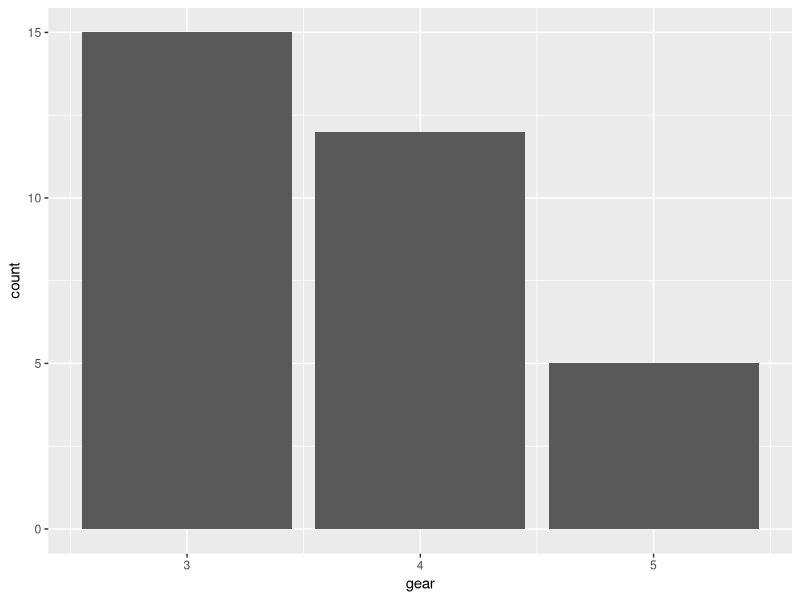
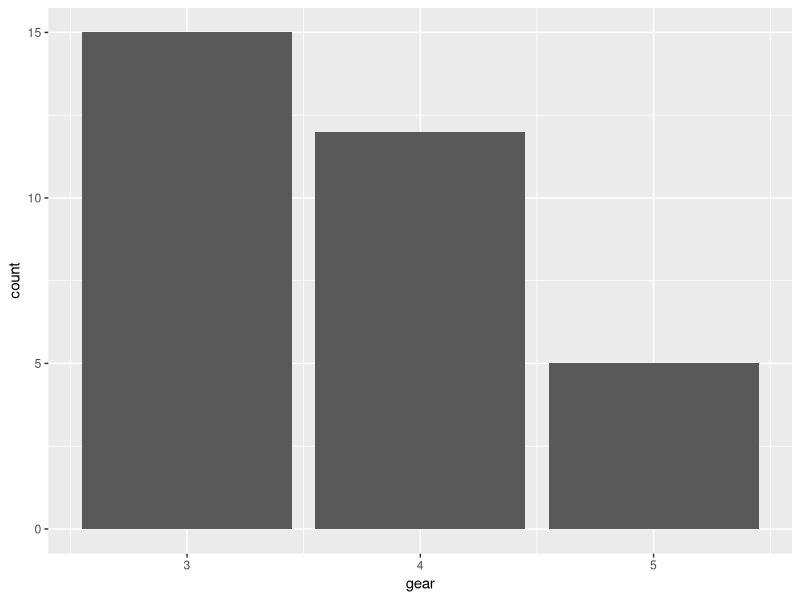
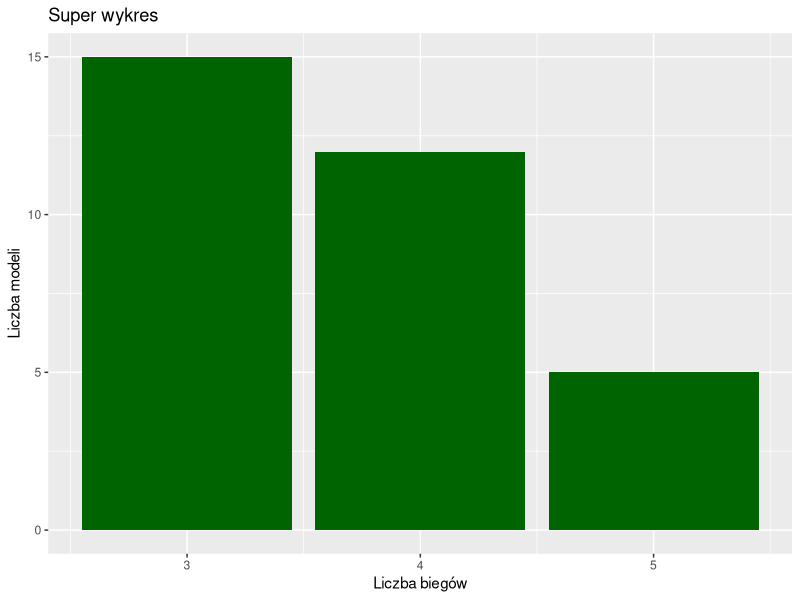
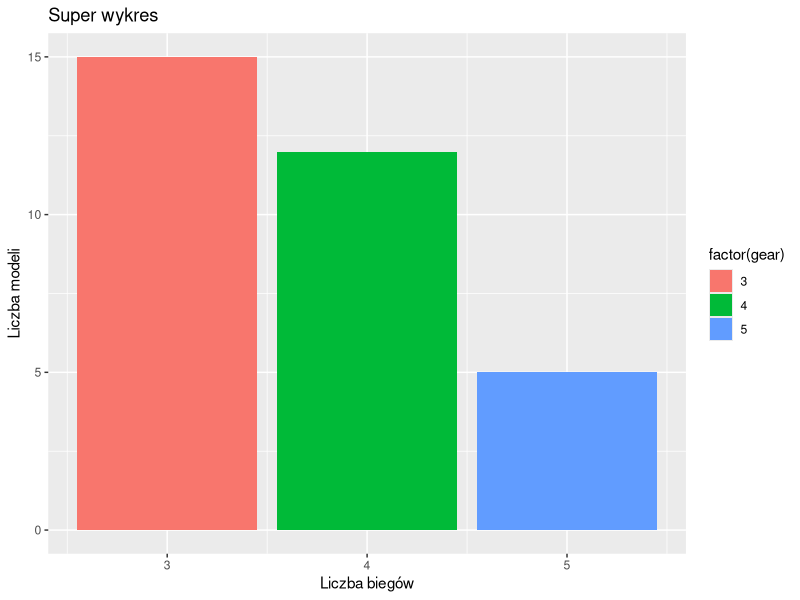
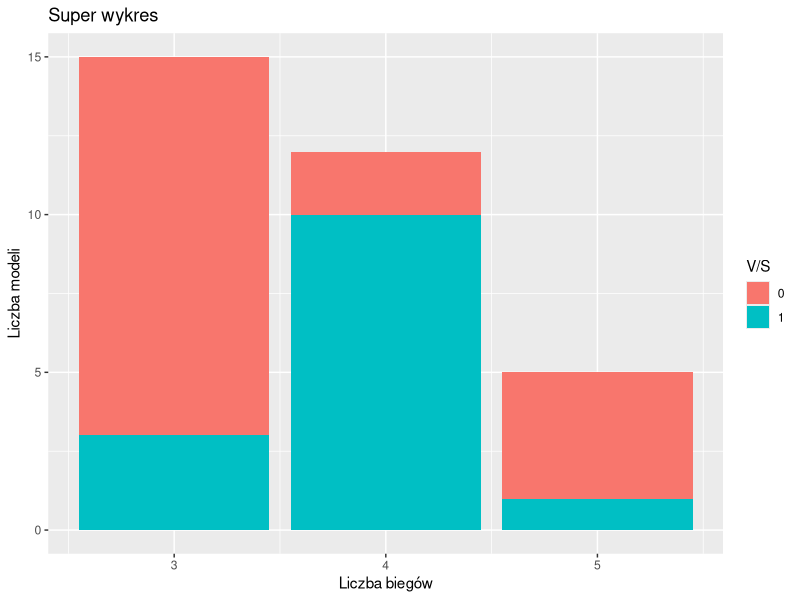
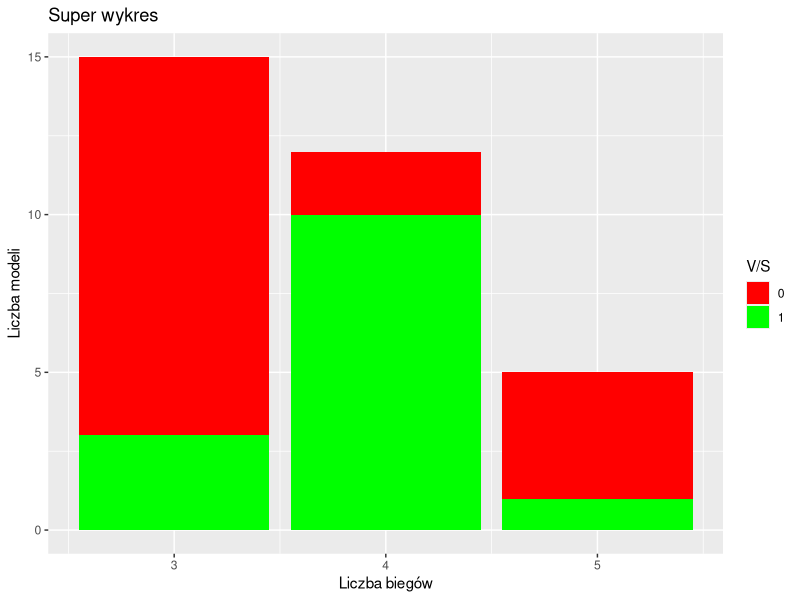
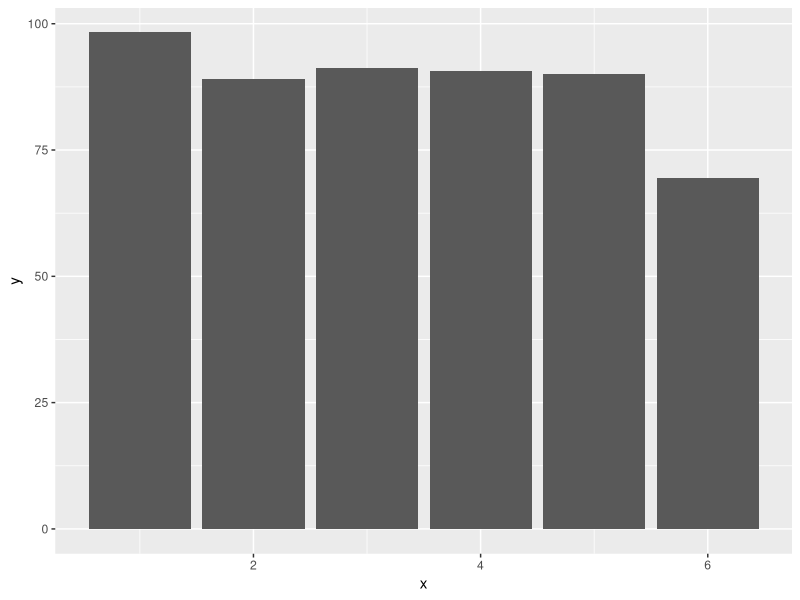
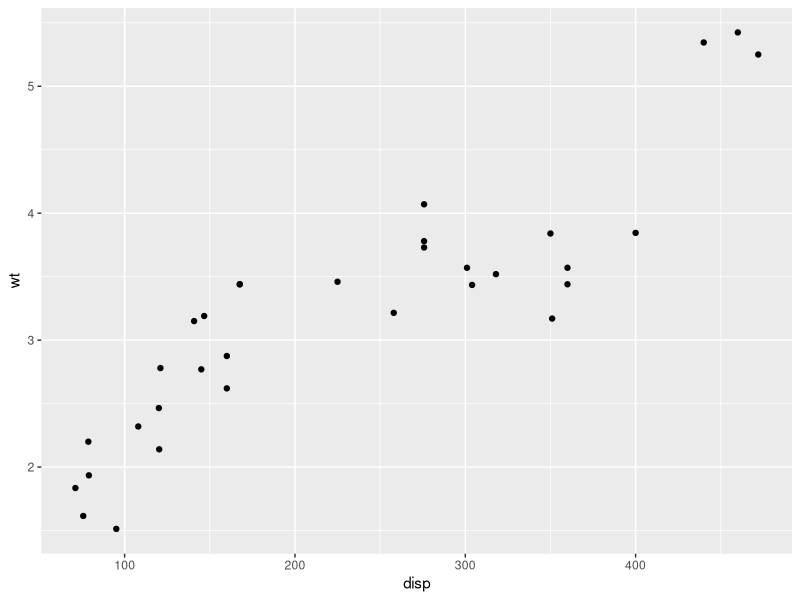

R code for these plots, in order:
###################################################
### Dodatkowe materiały
###################################################

# http://ggplot2.org
# A szczególnie: http://docs.ggplot2.org/


###################################################
### Kilka prostych wykresów
###################################################

# install.packages("ggplot2")

library(ggplot2)

# wykres słupkowy
# ile jest różnych modeli dla każdej z wartości gear
ggplot(mtcars, aes(x = gear)) + # w ggplot jest '+', a nie '%>%'
  geom_bar()


# jak przypiszemy do zmiennej, to wykres nie jest renderowany
plot = ggplot(mtcars, aes(x = gear)) +
  geom_bar()


# żeby go wyrenderować, trzeba tę zmienną wywołać
plot


# ozdóbmy go trochę
ggplot(mtcars, aes(x = gear)) +
  geom_bar(fill = "darkgreen") +       # pomalumy na ciemno zielono
  xlab("Liczba biegów") +              # dodajmy opis osi X
  ylab("Liczba modeli") +              # dodajmy opis osi Y
  ggtitle("Super wykres")              # dodajmy tytuł
  

ggplot(mtcars, aes(x = gear, fill = factor(gear))) + # wg czego ma wypełniać
  geom_bar() +
  xlab("Liczba biegów") +
  ylab("Liczba modeli") +
  ggtitle("Super wykres")


# dodajmy podział wg. v/s
ggplot(mtcars, aes(x = gear, fill = factor(vs))) + # wg czego ma wypełniać
  geom_bar() +
  xlab("Liczba biegów") +
  ylab("Liczba modeli") +
  scale_fill_discrete(name = "V/S") + # nazwa legendy
  ggtitle("Super wykres")


# użyjmy własnych kolorów
ggplot(mtcars, aes(x = gear, fill = factor(vs))) +
  geom_bar() +
  xlab("Liczba biegów") + 
  ylab("Liczba modeli") + 
  scale_fill_manual(name = "V/S", values = c("red","green")) + # bo chcemy czerwony i zielony
  ggtitle("Super wykres")



# a jeżeli chcemy, chcemy aby powstał wykres, gdy mamy dane już przeliczone:
df = data.frame(x = 1:6, y = rnorm(6, mean = 100, sd = 20))

ggplot(df, aes(x = x, y = y)) +
  geom_bar(stat = "identity") # stat = "identity" mówi:
                              # nie zliczaj, weź to co jest w y




# wykres punktowy - scatterplot
ggplot(mtcars, aes(x = disp, y = wt)) +
  geom_point()


# wykres pudełkowy - boxplot
ggplot(mtcars, aes(x = factor(gear), y = wt)) + # factor, aby wartość była traktowana jako etykieta
  geom_boxplot()


# histogram
ggplot(mtcars, aes(x = wt)) +
  geom_histogram(bins = 7)

ggplot(mtcars, aes(x = wt)) +
  geom_freqpoly(bins = 7)





###################################################
### Zapisywanie
### ggsave(nazwa_pliku_z_rozszerzeniem, wykres)
###################################################

plot = ggplot(mtcars, aes(x = gear, fill = factor(vs))) +
  geom_bar() +
  xlab("Liczba biegów") + 
  ylab("Liczba modeli") + 
  scale_fill_manual(name = "V/S", values = c("red","green")) +
  ggtitle("Super wykres")   


ggsave("wykres.png", plot)
ggsave("wykres.pdf", plot)





?iris


ggplot(iris, aes(x = Sepal.Length, y = Sepal.Width)) +
  geom_point() +
  xlab("Długość liścia") +
  ylab("Szerokość liścia")